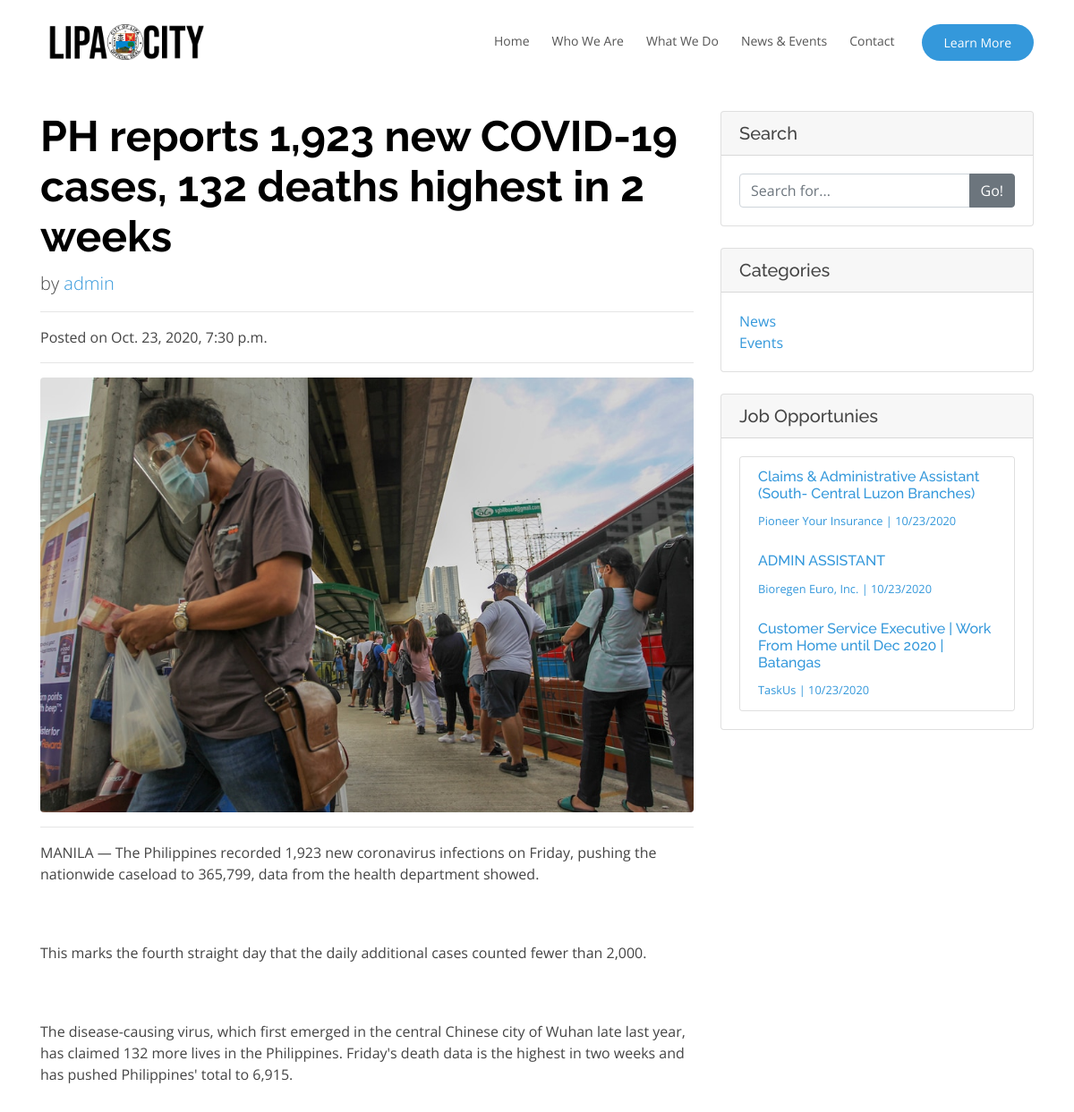
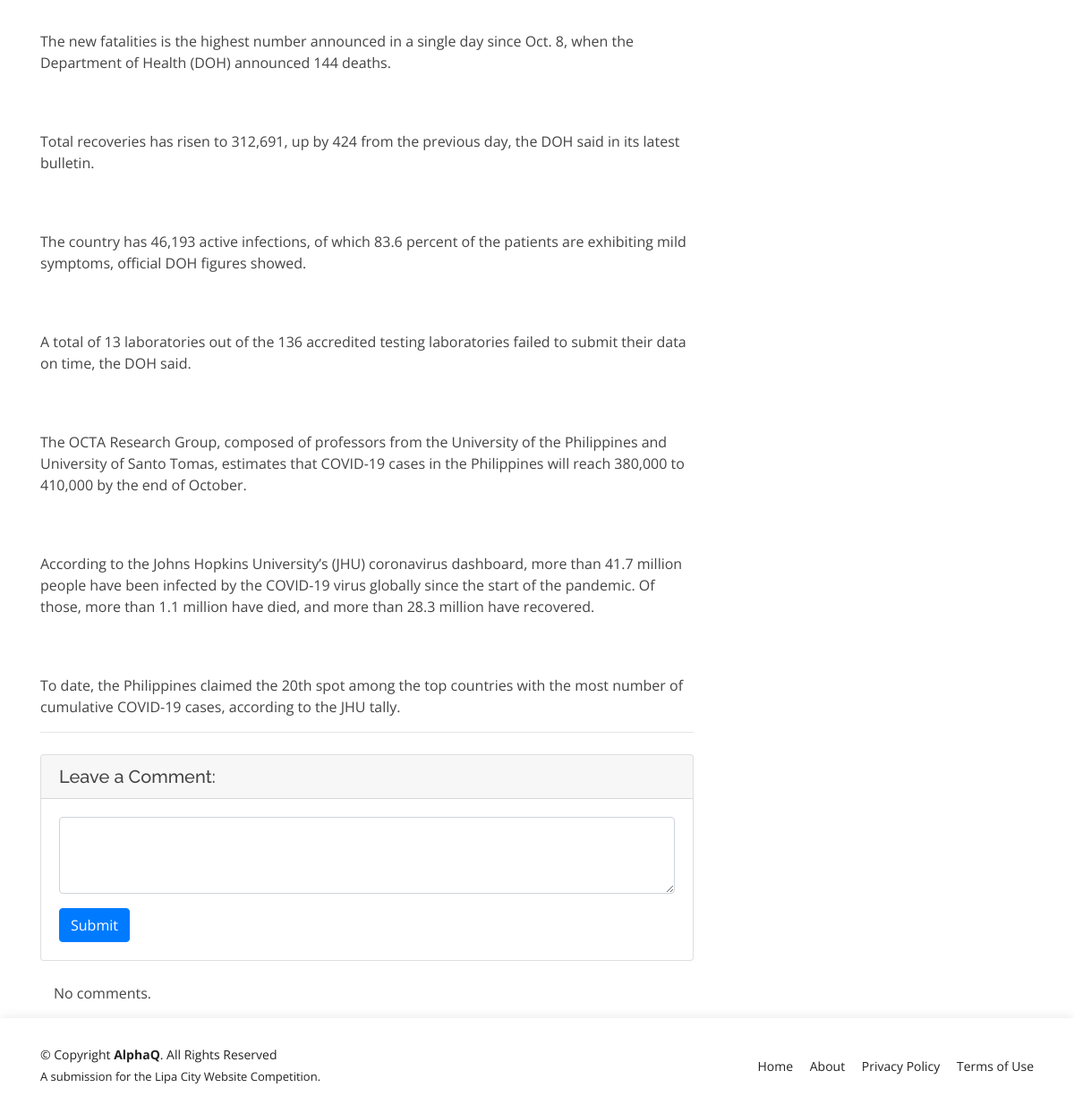
Page /news_and_events/article/ph-reports-1923-new-covid-19-cases-132-deaths-highest-in-2-weeks on the committed database (2 pictures, top to bottom).
### pages/models.py (models this page shows, shortened)
class Article(models.Model):
    title = models.TextField(max_length=200)
    slug = models.SlugField(allow_unicode=True, unique=True, editable=False,
                            default='lipa_city_article')
    author = models.ForeignKey(User, on_delete=models.SET_NULL,
                               null=True, editable=False)
    created_date = models.DateTimeField(default=timezone.now)
    published_date = models.DateTimeField('Date Published', blank=True,
                                          null=True)
    category = models.ForeignKey(Category, on_delete=models.SET_NULL,
                                 null=True)	 # foreign key
    hero_image = models.ImageField(upload_to='article_photos/',
                                   blank=True)
    body_text = RichTextField(blank=True, null=True)

class Category(models.Model):
    title = models.TextField(max_length=200)
    class Meta:
        verbose_name = 'category'
        verbose_name_plural = 'categories'

class Job(models.Model):
    title = models.TextField(max_length=200)
    company = models.TextField(max_length=200, blank=True)
    link = models.URLField()
    is_open = models.BooleanField(default=True)
    created_date = models.DateTimeField(default=timezone.now)

### pages/views.py (the view, shortened to what this page needs)
# urls.py: path('article/<slug>', views.ArticleDetailView.as_view(),
class ArticleDetailView(DetailView):
    model = Article
    def get_context_data(self, **kwargs):
        context = super().get_context_data(**kwargs)
        article = get_object_or_404(Article, slug=self.kwargs['slug'])
        article_images = ArticleImage.objects.filter(
            article=article
        )
        categories = Category.objects.all()[:10]
        jobs = Job.objects.filter(
                Q(created_date__lte=timezone.now()) & Q(is_open=True)
                ).order_by('-created_date')[:10]
        context['article_images'] = article_images
        context['jobs'] = jobs
        context['categories'] = categories
        context['page_title'] = article.title
        context['form'] = CommentForm()
        return context

### pages/forms.py
class CommentForm(forms.ModelForm):
    class Meta:
        model = Comment
        fields = ('body_text',)
        widgets = {
            'body_text': forms.Textarea(attrs={
                            'class': 'form-control',
                            'rows': 3}),
        }
    def __init__(self, *args, **kwargs):
        super().__init__(*args, **kwargs)
        self.fields["body_text"].label = ''

### pages/templates/pages/article_detail.html (shortened to what this page needs)
{% extends 'base.html' %}
{% block content %}
<div class="container lipa-content">
  <div class="row">
    <div class="col-lg-8">
        <h1 class='mt-4'>{{ article.title }}</h1>
        <p class="lead">
          by
          <a href="#">{{ article.author }}</a>
        </p>
        <hr>
        {% if article.published_date %}
            <div class="date articledate">
                Posted on {{ article.published_date }}
            </div>
        {% else %}
            <a class="btn btn-outline-dark" href="{% url 'article_publish' slug=article.slug %}">Publish</a>
        {% endif %}
        <hr>
        {% if article_images %}
        {% if article.hero_image %}
        <div id="carouselExampleIndicators" class="carousel slide" data-ride="carousel">
        <ol class="carousel-indicators">
          <li data-target="#carouselExampleIndicators" data-slide-to="0" class="active"></li>
          {% for article_image in article_images %}
            <li data-target="#carouselExampleIndicators" data-slide-to="{{ forloop.counter }}"></li>
          {% endfor %}
        </ol>
        <div class="carousel-inner">
          <div class="carousel-item active">
            <img class="img-fluid rounded" src="{{ article.hero_image.url }}" alt="article_image">
          </div>
          {% if article_images %}
          {% for article_image in article_images %}
          <div class="carousel-item">
            <img src="{{ article_image.images.url }}" class="d-block w-100" alt="additional_article_image">
          </div>
          {% endfor %}
          {% endif %}
        </div>
        <a class="carousel-control-prev" href="#carouselExampleIndicators" role="button" data-slide="prev">
          <span class="carousel-control-prev-icon" aria-hidden="true"></span>
          <span class="sr-only">Previous</span>
        </a>
        <a class="carousel-control-next" href="#carouselExampleIndicators" role="button" data-slide="next">
          <span class="carousel-control-next-icon" aria-hidden="true"></span>
          <span class="sr-only">Next</span>
        </a>
        </div>
        {% endif %}
        {% else %}
        <img class="img-fluid rounded" src="{{ article.hero_image.url }}" alt="article_image">
        {% endif %}
        <hr>
      <p class='articlecontent' >{{ article.body_text|safe|linebreaksbr }}</p>
  <hr>
  <div class="card my-4">
    <h5 class="card-header">Leave a Comment:</h5>
    <div class="card-body">
      <form method="POST" class="post-form">
        <div class="form-group">
          {{ form }}
        </div>
          <button type="submit" class="btn btn-primary">
            Submit
          </button>
      </form>
    </div>
  </div>
  <div class="container">
        {% for comment in article.comments.all %}
        <br>
            {% if user.is_superuser or comment.approved_comment %}
                    <div class="media mb-4">
                      <img class="d-flex mr-3 rounded-circle" src="http://placehold.it/50x50" alt="">
                      <div class="media-body">
                        <h5 class="mt-0">{{ comment.author }}</h5>
                        {% if not comment.approved_comment %}
                          <h6><span class="badge badge-secondary">NOT APPROVED</span></h6>
                        {% endif %}
                        {{ comment.body_text|safe|linebreaks }}
                        {{ comment.created_date }}
                        {% if not comment.approved_comment and comment.author == request.user %}
                            <a class="btn btn-primary" href="{% url 'comment_remove' slug=comment.slug %}">
                              <svg width="1em" height="1em" viewBox="0 0 16 16" class="bi bi-x" fill="currentColor" xmlns="http://www.w3.org/2000/svg">
                                <path fill-rule="evenodd" d="M4.646 4.646a.5.5 0 0 1 .708 0L8 7.293l2.646-2.647a.5.5 0 0 1 .708.708L8.707 8l2.647 2.646a.5.5 0 0 1-.708.708L8 8.707l-2.646 2.647a.5.5 0 0 1-.708-.708L7.293 8 4.646 5.354a.5.5 0 0 1 0-.708z"/>
                              </svg>
                            </a>
                            <a class="btn btn-primary" href="{% url 'comment_approve' slug=comment.slug %}">
                              <svg width="1em" height="1em" viewBox="0 0 16 16" class="bi bi-check" fill="currentColor" xmlns="http://www.w3.org/2000/svg">
                                <path fill-rule="evenodd" d="M10.97 4.97a.75.75 0 0 1 1.071 1.05l-3.992 4.99a.75.75 0 0 1-1.08.02L4.324 8.384a.75.75 0 1 1 1.06-1.06l2.094 2.093 3.473-4.425a.236.236 0 0 1 .02-.022z"/>
                              </svg>
                            </a>
                        {% endif %}
                      </div>
                    </div>
            {% endif %}
        {% empty %}
            <p>No comments.</p>
        {% endfor %}
      </div>
    </div>
    <div class="col-md-4">
      <div class="card my-4">
        <h5 class="card-header">Search</h5>
        <div class="card-body">
          <form action="{% url 'article_list' %}" method="get">
            <div class="input-group">
              <input name='search' type="text" class="form-control" placeholder="Search for...">
              <span class="input-group-append">
                <button class="btn btn-secondary" type="submit">Go!</button>
              </span>
            </div>
          </form>
        </div>
      </div>
      <div class="card my-4">
        <h5 class="card-header">Categories</h5>
        <div class="card-body">
          <div class="row">
            <div class="col-lg-6">
              <ul class="list-unstyled mb-0">
                {% for category in categories %}
                <li>
                  <a href="{% url 'article_list' %}?category={{ category.title }}">{{ category.title }}</a>
                </li>
                {% endfor %}
              </ul>
            </div>
          </div>
        </div>
      </div>
      <div class="card my-4">
        <h5 class="card-header">Job Opportunies</h5>
        <div class="card-body">
          <div class="card">
            <ul class="list-group list-group-flush">
              {% for job in jobs %}
              <a href="{{ job.link }}">
                <li class="list-group-item">
                  <div class="media">
                    <div class="media-body">
                      <h6 class="mt-0">{{ job.title }}</h6>
                      <small>
                        {{ job.company }} |
                        {{ job.created_date|date:"m/d/Y" }}
                      </small>
                    </div>
                  </div>
                </li>
              </a>
              {% endfor %}
            </ul>
          </div>
        </div>
      </div>
    </div>
  </div>
</div>
{% endblock %}

### static/assets/css/style.css (style rules this page uses)
body { font-family: "Open Sans", sans-serif; color: #444444; }
a { color: #3498db; }
h1, h2, h3, h4, h5, h6 { font-family: "Raleway", sans-serif; }
.lipa-content { width: 100%; height: 100%; margin-top: 100px; }
.lipa-content h1 { margin: 0 0 10px 0; font-size: 48px; font-weight: 700; line-height: 56px; color: black; }
@media (min-width: 1024px) { .lipa-content { background-attachment: fixed; } }

### rows in the picture
Article: title "PH reports 1,923 new COVID-19 cases, 132 deaths highest in 2 weeks", author "admin", published_date "Oct. 23, 2020, 7:30 p.m.", hero_image (picture), body_text "MANILA — The Philippines recorded 1,923 new coronavirus infections on Friday, pushing the nationwide caseload to 365,799, data from the health department showed. This marks the fourth straight day that the daily additional cases counted fewer than 2,000. The disease-causing virus, which first emerged in the central Chinese city of Wuhan late last year, has claimed 132 more lives in the Philippines. Friday's death data is the highest in two weeks and has pushed Philippines' total to 6,915. The new fatalities is the highest number announced in a single day since Oct. 8, when the Department of Health (DOH) announced 144 deaths. Total recoveries has risen to 312,691, up by 424 from the previous…"
Category: title "News"
Category: title "Events"
Job: title "Claims & Administrative Assistant (South- Central Luzon Branches)", company "Pioneer Your Insurance", created_date "10/23/2020"
Job: title "ADMIN ASSISTANT", company "Bioregen Euro, Inc.", created_date "10/23/2020"
Job: title "Customer Service Executive | Work From Home until Dec 2020 | Batangas", company "TaskUs", created_date "10/23/2020"
